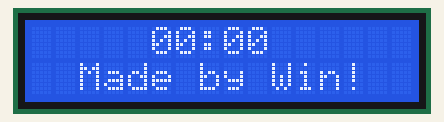
This sketch was run on a simulated Arduino Uno, built with avr-gcc and run on an emulated ATmega328P. On the bench: 16×2 character LCD. What the sketch prints to the serial monitor is not drawn.

Above: at 0.1 s.
At 4.2 s:
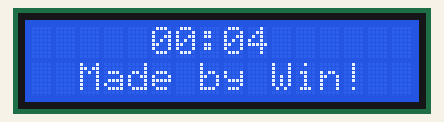
At 9.2 s:
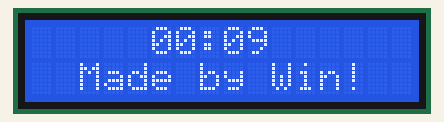
At 19.2 s:
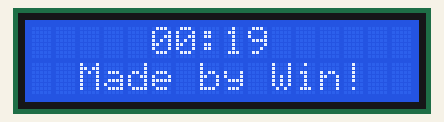
At 28.3 s:
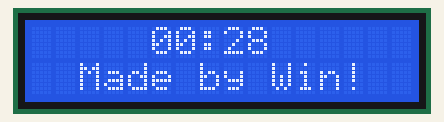
At 38.3 s:
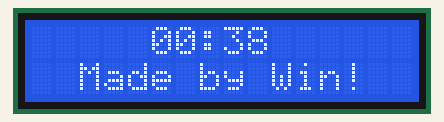

Measured:
- what the display in image 1 shows lasts 1.0 s, from 4.1 s to 5.1 s

The sketch:

dong_ho_v2.ino
```cpp
#include <Wire.h>
#include <LiquidCrystal_I2C.h>

LiquidCrystal_I2C lcd(0x27,16,2);

void setup() {
  Serial.begin(9600);
  lcd.init();
  lcd.backlight();
  String author = "Made by Win!";
  lcd.setCursor((16-author.length()) / 2, 1);
  lcd.print(author);
}

void loop() {
  for (int h = 0; h < 24; h++) {
    String time = String(0) + String(h);
    for (int m = 0; m < 60; m++) {
      if (m < 10) {
        if (m == 0) {
          time += ":0";
        } else {
          time = "0" + String(h) + ":0";
        }
      } else {
        time = "0" + String(h) + ":";
      }
      time += m;
      Serial.println(time);
      lcd.setCursor(5, 0);
      lcd.print(time);

      delay(1000);  //
    }
  }
}
```
